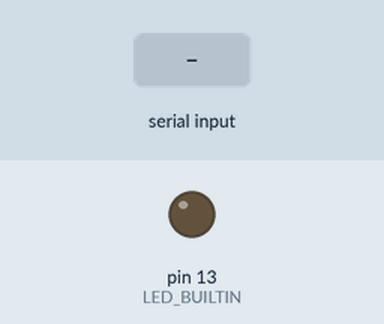
A sketch run on a simulated Arduino Uno, built with avr-gcc and run on an emulated ATmega328P. Shown: output pins drawn as LEDs (lit = HIGH). Inputs (shaded band) come from the test bench.

Above: at 1.2 s.
1.3 s: "12\n" received over Serial
At 3.1 s:
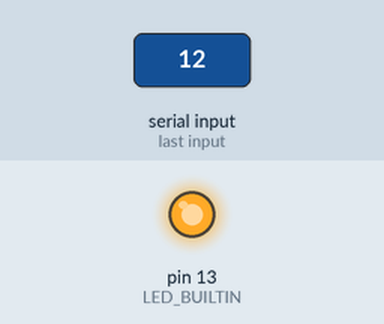
Timing chart, 0 to 4.8 s (numbered marks = the images above; inputs shaded):
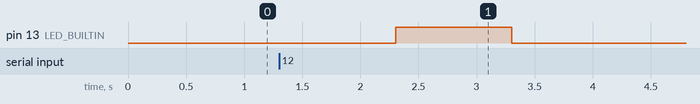

Measured:
- after the input at 1.3 s, pin 13 (LED_BUILTIN): LOW → HIGH after 1.0 s, → LOW 1.0 s later

The sketch:

sketch_sep11a.ino
```cpp
String val;

void setup() {
  // put your setup code here, to run once:
 Serial.begin(9600);
 pinMode(LED_BUILTIN, OUTPUT);
}

void loop() {
  // put your main code here, to run repeatedly:
  val = Serial.readStringUntil("a");
  int valI = val.toInt();

 if(valI == 12) {
   digitalWrite(LED_BUILTIN, HIGH);
 } else if(val == 0) {
  digitalWrite(LED_BUILTIN, LOW);
 }


}
```
